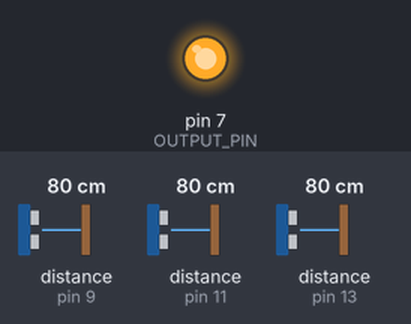
The sketch below on a simulated Arduino Uno, built with avr-gcc and run on an emulated ATmega328P. Parts: output pins drawn as LEDs (lit = HIGH). Wiring (inferred from the names in the program): 3 × ultrasonic range finder: trigger pin 8, echo pin 9 / trigger pin 10, echo pin 11 / trigger pin 12, echo pin 13. Inputs (shaded band) come from the test bench; at power-on: distance to the obstacle (sensors on pin 9, pin 11, pin 13) 80 cm. The echo pulse lasts 58.3 µs per cm; pins used as bus, display or sensor lines are not drawn; what the sketch prints to the serial monitor is not drawn.

Above: at 1.2 s.
1.3 s: distance to the obstacle (sensor on pin 9) set to 2 cm
4.3 s: distance to the obstacle (sensor on pin 11) set to 2 cm
7.3 s: distance to the obstacle (sensor on pin 13) set to 2 cm
10.3 s: distance to the obstacle (sensor on pin 9) set to 18 cm
13.3 s: distance to the obstacle (sensor on pin 11) set to 18 cm
Timing chart, 0 to 16.3 s (numbered marks = the images above; inputs shaded):
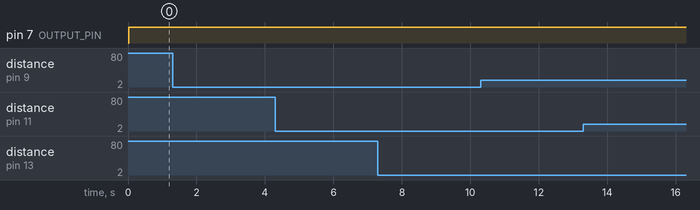

Measured:
- after the input at 1.3 s, every drawn part: stays the same
- after the input at 4.3 s, every drawn part: stays the same
- after the input at 7.3 s, every drawn part: stays the same
- after the input at 10.3 s, every drawn part: stays the same
- after the input at 13.3 s, every drawn part: stays the same

The sketch:

safetySensor.ino
```cpp
#define TRIGGER_PIN1 8 // Brown
#define ECHO_PIN1 9 //Blue
#define TRIGGER_PIN2 10 //Brown
#define ECHO_PIN2 11 //Blue
#define TRIGGER_PIN3 12 //Brown
#define ECHO_PIN3 13 //Blue
#define OUTPUT_PIN 7 //Output pin to red LED
#define THRESHOLD 85 // Threshold value of 85 cm, according to datasheet.

long duration1, duration2, duration3;
int distance1, distance2, distance3;

void setup() {
  pinMode(TRIGGER_PIN1, OUTPUT);
  pinMode(ECHO_PIN1, INPUT);
  pinMode(TRIGGER_PIN2, OUTPUT);
  pinMode(ECHO_PIN2, INPUT);
  pinMode(TRIGGER_PIN3, OUTPUT);
  pinMode(ECHO_PIN3, INPUT);
  pinMode(OUTPUT_PIN, OUTPUT);
  Serial.begin(9600); // Starts the serial communication on baud rate 9600
}

void loop() {
  // Sensor 1
  digitalWrite(TRIGGER_PIN1, LOW);
  delayMicroseconds(2);
  digitalWrite(TRIGGER_PIN1, HIGH);
  delayMicroseconds(10);
  digitalWrite(TRIGGER_PIN1, LOW);
  duration1 = pulseIn(ECHO_PIN1, HIGH);
  distance1 = duration1 * 0.034 / 2;

  // Sensor 2
  digitalWrite(TRIGGER_PIN2, LOW);
  delayMicroseconds(2);
  digitalWrite(TRIGGER_PIN2, HIGH);
  delayMicroseconds(10);
  digitalWrite(TRIGGER_PIN2, LOW);
  duration2 = pulseIn(ECHO_PIN2, HIGH);
  distance2 = duration2 * 0.034 / 2;

  // Sensor 3
  digitalWrite(TRIGGER_PIN3, LOW);
  delayMicroseconds(2);
  digitalWrite(TRIGGER_PIN3, HIGH);
  delayMicroseconds(10);
  digitalWrite(TRIGGER_PIN3, LOW);
  duration3 = pulseIn(ECHO_PIN3, HIGH);
  distance3 = duration3 * 0.034 / 2;

  // Print distances to the serial port
  Serial.print("Distance1: ");
  Serial.print(distance1);
  Serial.print(" cm, Distance2: ");
  Serial.print(distance2);
  Serial.print(" cm, Distance3: ");
  Serial.println(distance3); // Use println here to add a newline at the end

  // If any sensor reads a distance less than the threshold, set the output pin to HIGH
  if (distance1 < THRESHOLD || distance2 < THRESHOLD || distance3 < THRESHOLD) {
    digitalWrite(OUTPUT_PIN, HIGH);
  } else {
    digitalWrite(OUTPUT_PIN, LOW);
  }
}
```
